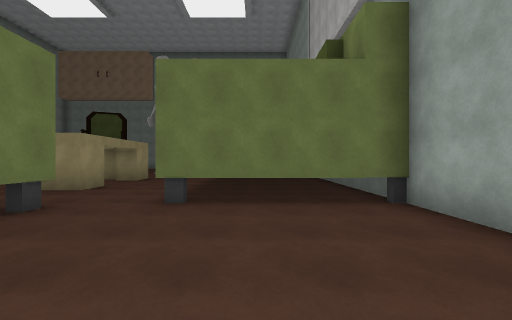
View 1 (above)

17 first-person views from a walk through a Unity game level. The camera is 1.5 m above the floor, looks level and sees 90° across. The floor is counted in squares, 2 m on a side. Each view is taken from the middle of a square. On the plan, view 1 faces up. The plan holds only what a view shows up to about 9 squares ahead; the rest is blank. The player character is not drawn. Surface patterns are stand-ins for the level's own textures.

View 2
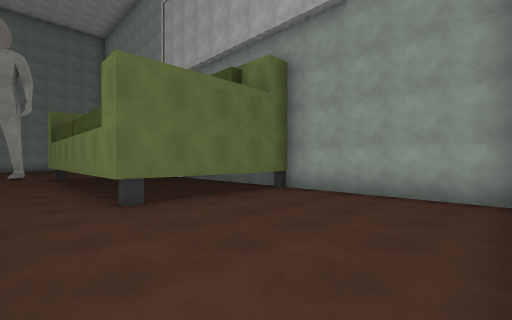

View 3
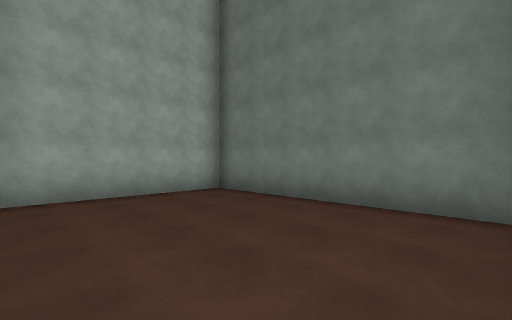

View 4
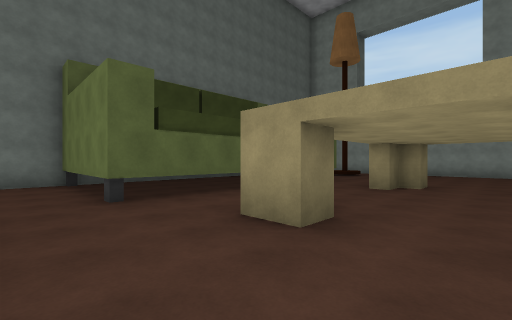

View 5
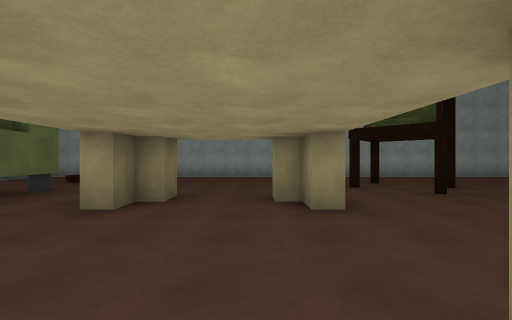

View 6
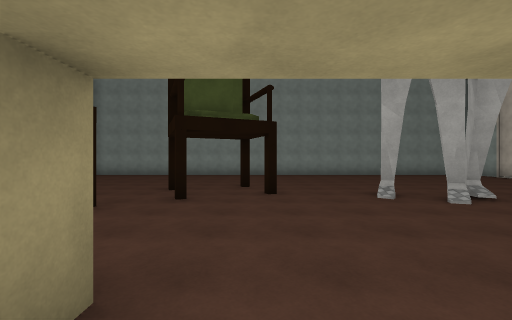

View 7
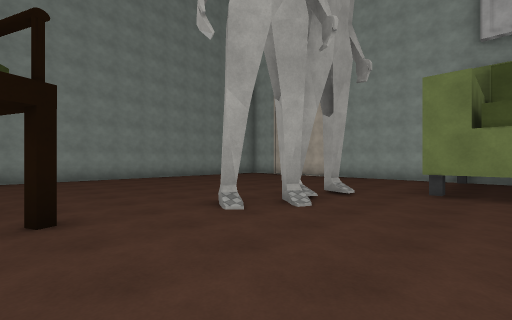

View 8
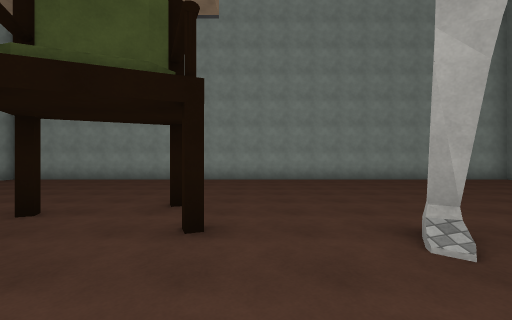

View 9
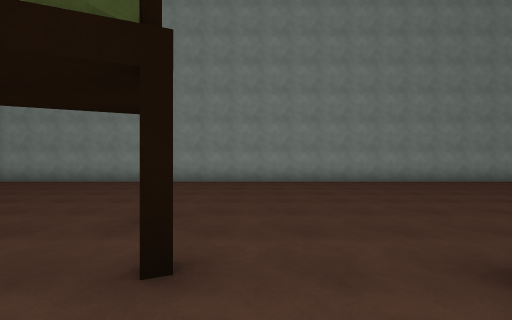

View 10
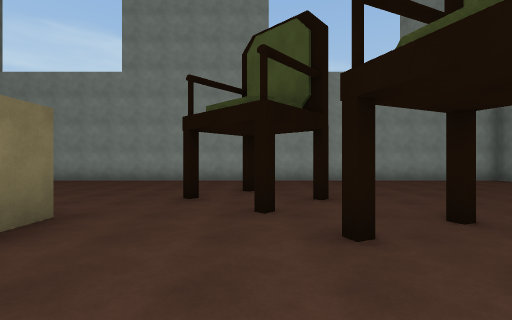

View 11
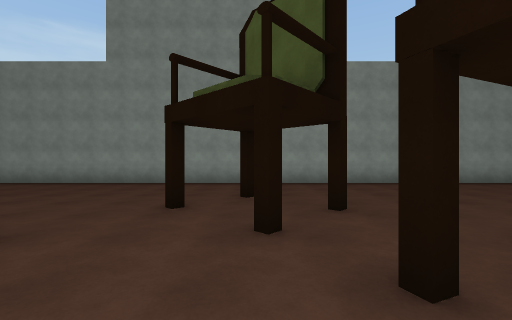

View 12
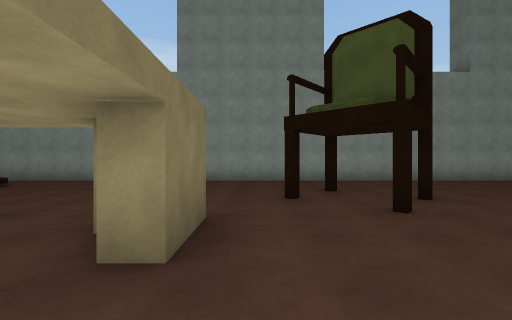

View 13
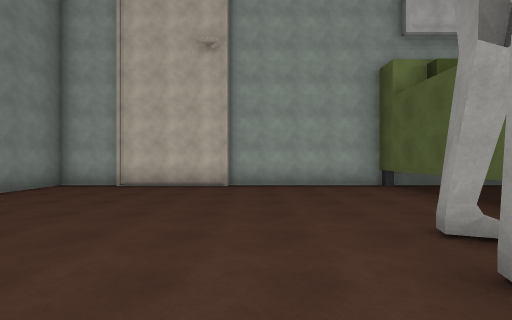

View 14
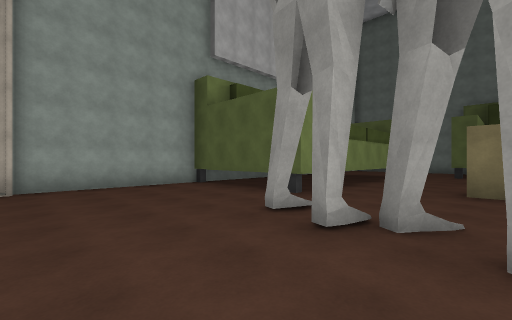

View 15
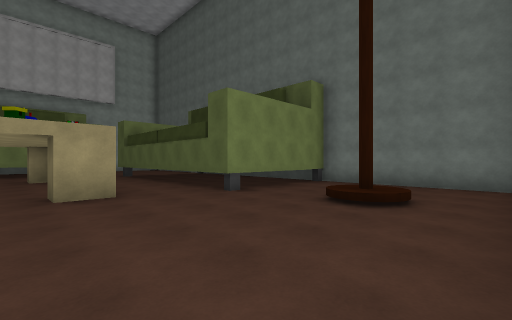

View 16
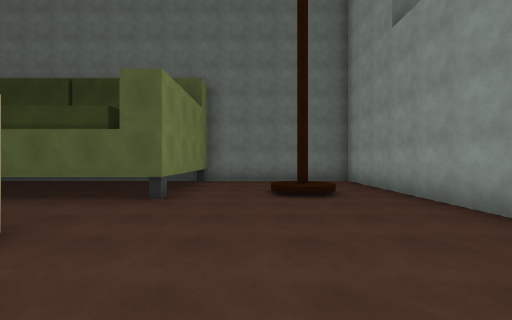

View 17
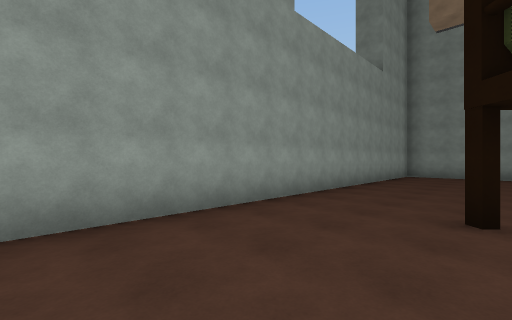

### Floor plan
Key: @ floor where view 1 was taken; # wall or solid block; x gap in a wall; . floor; O other object.
Columns run from 17 left of view 1 to 3 right of it. Each row starts with its distance up from view 1.
 22 #####################
 21 #...................#
 20 #...................#
 19 #...................#
 18 #...................#
 17 #...................#
 16 #........O..........#
 15 #......O.O..........#
 14 #....O..O...##x.....#
 13 #...O.O.............#
 12 #....O..........#####
 11 #...............#  #
 10 #......##...#...#
  9 #...............#
  8 #...............#
  7 #......##...#...#
  6 #...............#  #
  5 #...............#####
  4 #.....########......#
  3 #..#..#      #......#
  2 #.....#      #......#
  1 #.....#      #......#
  0 #.....#     ##...@..#
 -1 #######      ########

Positions as (right, up) in squares from view 1, and headings:
1: (0, 0), facing up
2: (-3, 0), facing up-right
3: (-3, 4), facing down-right
4: (-2, 9), facing down-left
5: (-5, 9), facing left
6: (-8, 9), facing up
7: (-8, 11), facing up-right
8: (-7, 12), facing up
9: (-7, 13), facing up
10: (-7, 13), facing left
11: (-8, 13), facing left
12: (-7, 11), facing left
13: (-5, 16), facing right
14: (-5, 17), facing down-right
15: (-16, 8), facing down-right
16: (-13, 9), facing down
17: (-13, 9), facing up-left
